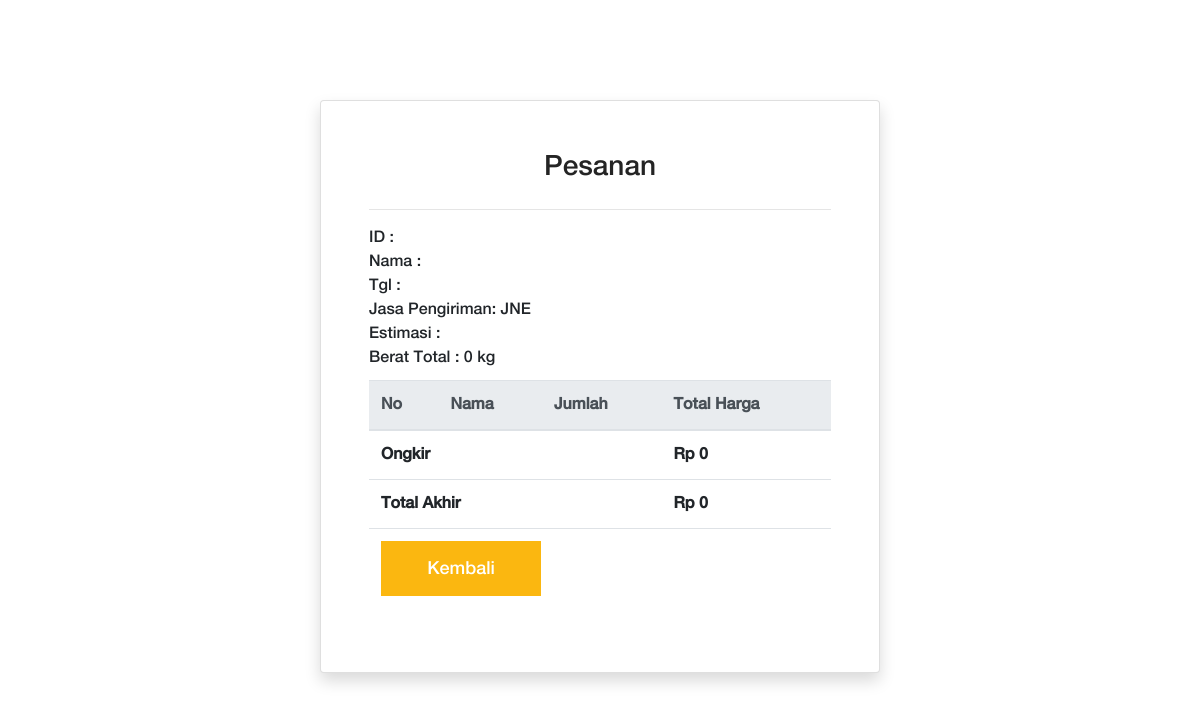
/user/nota1.php (signed in), run on an earlier commit of the app's database.
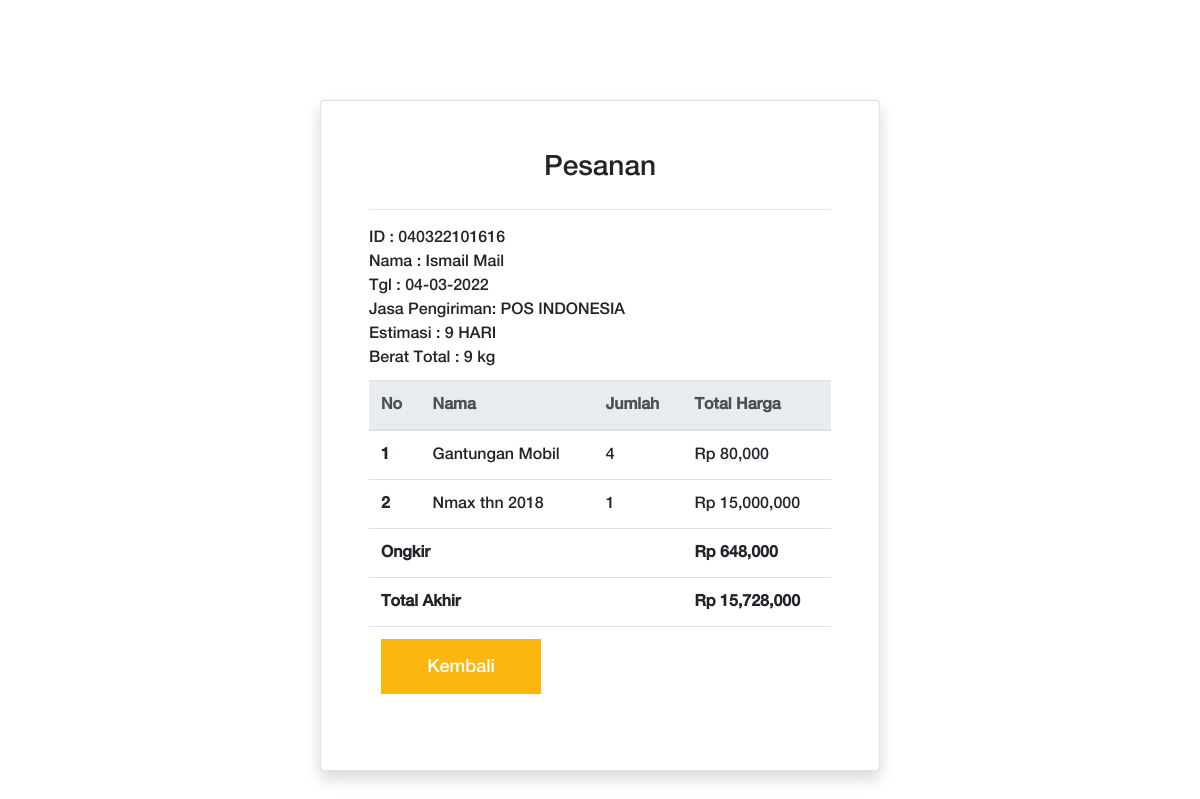
And on a later commit of the database.
### tables this page shows
CREATE TABLE `sold` (
  `id` int(11) NOT NULL,
  `id_trans` varchar(25) NOT NULL,
  `user_id` int(11) NOT NULL,
  `nama` varchar(30) NOT NULL,
  `produk` varchar(50) NOT NULL,
  `stok` int(11) NOT NULL,
  `harga` varchar(20) NOT NULL,
  `tgl` varchar(12) NOT NULL,
  `jasa` varchar(25) NOT NULL,
  `ongkir` varchar(12) NOT NULL,
  `berat` varchar(12) NOT NULL,
  `est` varchar(6) NOT NULL,
  `total` varchar(12) NOT NULL,
  `totala` varchar(12) NOT NULL,
  `proses` varchar(40) NOT NULL
);

### user/fdatatk.php (called while the page is built, shortened)
<?php
include_once "connect.php";
function barang($query)
{
    global $connect;
    $result = mysqli_query($connect, $query);
    $array = [];
    while ($hi = mysqli_fetch_assoc($result)) {
        $array[] = $hi;
    }
    return $array;
}

### user/nota1.php (the view, shortened to what the changed rows need)
<?php
include_once "connect.php";
include_once "fdatatk.php";
 $call = mysqli_query($connect,"SELECT id_trans,nama,produk,stok,harga,tgl,jasa,ongkir,berat,est,total,totala,proses FROM sold ");
 $nota = mysqli_fetch_assoc($call);
 $halo = barang("SELECT * FROM sold");
?>
<!DOCTYPE html>
<html lang="en">
<head>
    <link rel="stylesheet" href="css/core-style.css">
    <link rel="stylesheet" href="style.css">
</head>
<body>
    <div class="main-content-wrapper d-flex clearfix">
        <div class="amado_product_area section-padding-100 mx-auto">
            <div class="container-fluid">
                <div class="row">
                    <div class="col-12">
                        <div class="container card shadow overflow-hidden p-5 m-auto" style="width: 100%;">
                            <form action="" method="POST">
                            <table style="margin-bottom: 10px;">
                                <tr>
                                    <td>ID    : <?= $nota["id_trans"]; ?></td>
                                </tr>
                                <tr>
                                    <td>Nama    : <?= $nota["nama"]; ?></td>
                                </tr>
                                <tr>
                                    <td>Tgl      : <?= $nota["tgl"]?></td>
                                </tr>
                                <tr>
                                    <td>Jasa Pengiriman:
                                        <?PHP if ($nota['jasa'] == "pos") {
                                                    echo "POS INDONESIA";}
                                            else if ($nota['jasa']== "tiki"){
                                                    echo "TIKI";}
                                            else {echo "JNE";}?></td>
                                </tr>
                                <tr>
                                    <td>Estimasi : <?= $nota["est"]?></td>
                                </tr>
                                <tr>
                                    <td>Berat Total : <?= $nota["berat"]/1000?> kg</td>
                                </tr>
                            </table>
                            <form action="" method="post">
                                <table class="table">
                                    <thead class="thead-light">
                                        <tr>
                                            <th scope="col">No</th>
                                            <th scope="col">Nama</th>
                                            <th scope="col">Jumlah</th>
                                            <th scope="col">Total Harga</th>
                                        </tr>
                                    </thead>
                                    <tbody>
                                        <?php
                                        $a = 1;
                                        ?>
                                        <?php
                                        foreach ($halo as $data) :
                                        ?>
                                            <tr>
                                                <th scope="row"><?= $a ?></th>
                                                <td><?= $data["produk"] ?></td>
                                                <td><?= $data["stok"] ?></td>
                                                <td>Rp <?= number_format($data["harga"]); ?></td>
                                            </tr>
                                            <?php
                                            $a++;
                                            ?>
                                        <?php
                                        endforeach;
                                        ?>
                                        <tr class="">
                                            <th colspan="3">Ongkir</th>
                                            <th>Rp <?= number_format($nota["ongkir"])  ?></th>
                                        </tr>
                                        <tr class="">
                                            <th colspan="3">Total Akhir</th>
                                            <th>Rp <?= number_format($nota["totala"]);  ?></th>
                                        </tr>
                                    </tbody>
                                </table>
                            </form>
                        </div>
                    </div>
                </div>
            </div>
        </div>
    </div>
</body>
</html>

What changed in the data, as far as the page shows it:
added sold: id_trans "040322101616", nama "Ismail Mail", tgl "04-03-2022", est "9 HARI", $nota['berat']/1000 "9", produk "Gantungan Mobil", stok "4", harga "80,000", ongkir "648,000", totala "15,728,000"
added sold: produk "Nmax thn 2018", stok "1", harga "15,000,000"
Also different on the page:
$nota["berat"]/1000: "0" → (not shown)
$nota["ongkir"]: "0" → (not shown)
$nota["totala"]: "0" → (not shown)
text no longer shown: "JNE"
text now shown: "POS INDONESIA"
